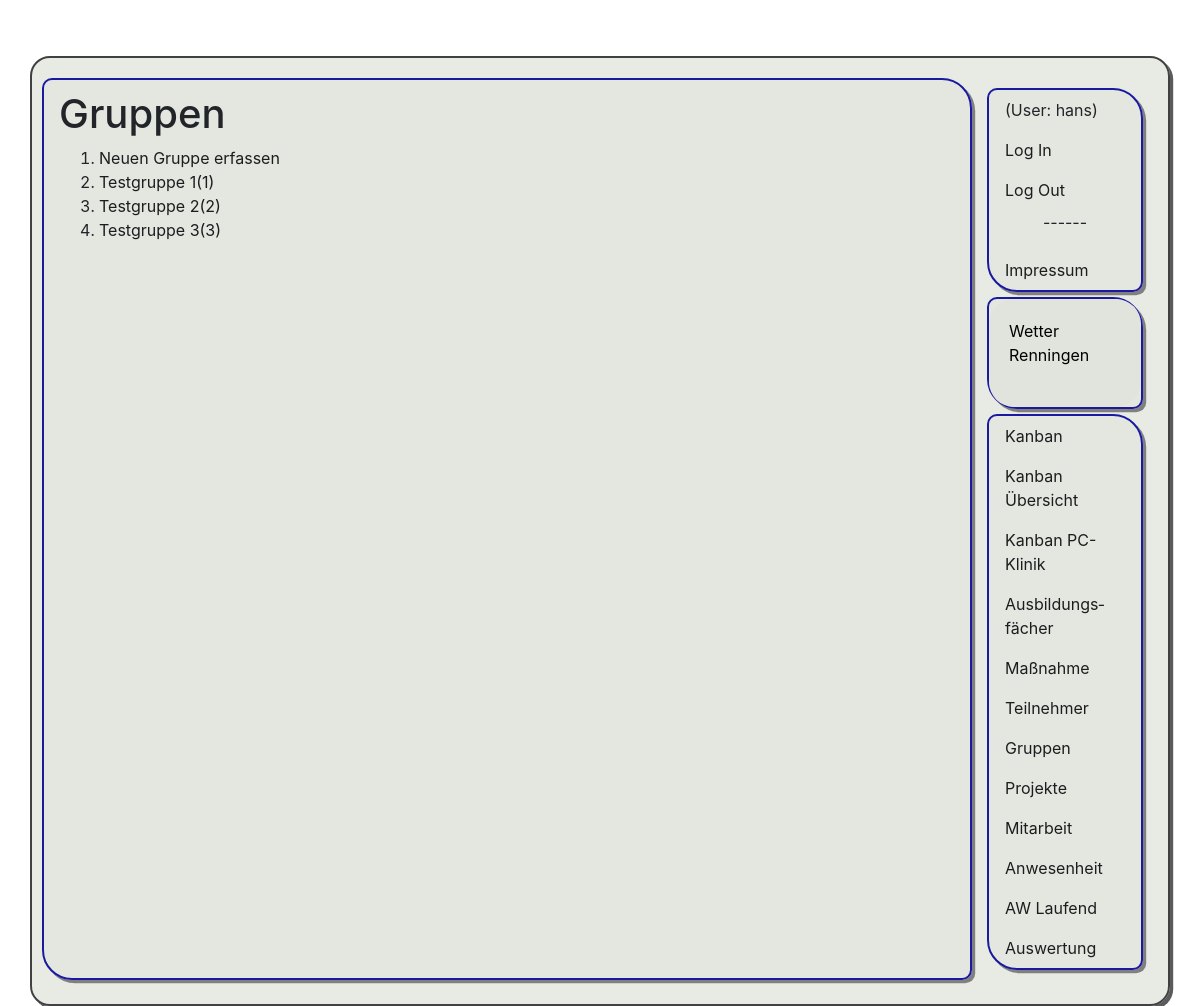
The page /pr1/grp/ (signed in) on the database its author committed.
### app1/models.py (models this page shows)
class Gruppe(models.Model):
    name = models.CharField(max_length=50)
    aktiv = models.BooleanField(default=True)
    raum = models.ForeignKey(Raum, on_delete=models.CASCADE, null=True)
    def __str__(self):
        return self.name+ "("+str(self.id)+")"
    class Meta:
        ordering = ['name']
        verbose_name_plural = "Gruppen"

### app1/views.py (the view)
# urls.py: path('grp/', views.grpAllg, name="grp"),
@permission_required('app1.view_teilnehmer')
def grpAllg(request):
    liste = Gruppe.objects.filter(aktiv=True).order_by("name")
    return render(request, 'app1/list_grp.html', {'liste': liste})

### app1/templates/app1/list_grp.html
﻿{% extends 'app1/base.html' %}
{% block h1 %}
Gruppen
{% endblock h1 %}
{% block content %}
<ol>
    <li><a href="/pr1/grp/neu">Neuen Gruppe erfassen</a></li>
    {% for zeile in liste %}
        <li><a href="/pr1/grp/{{zeile.id}}"> {{ zeile }}</a></li>
    {% endfor %}
</ol>
{% endblock content %}

### app1/templates/app1/base.html (shortened to what this page needs)
{% load static tz %}
<!doctype html>
<html lang="de">
    <head>
        <link rel="stylesheet" href="https://cdn.jsdelivr.net/npm/bootstrap@4.5.3/dist/css/bootstrap.min.css">
        <link rel="stylesheet" href="{% static 'css/styles.css' %}" />
    </head>
    <body>
        <div class="container">
            <div class="row">
                <div class="col-md-10 inhalt">
                    <h1>{% block h1 %}Überschrift{% endblock h1 %}</h1>
                    {% block content %}
                    {% endblock content %}
                </div>
                <div class="col-md-2 navi">
                    <nav class="nav flex-column">
                        <div class="nav-link"> (User: {{user}})</div>
                        <a class="nav-link gruen" href="/pr1/auth?next=/pr1/">Log In</a>
                        <a class="nav-link rot" href="/pr1/logout">Log Out</a>
                        <p class="center">------</p>
                        <a class="nav-link" href="/pr1/impress">Impres&shy;sum</a>
                    </nav>
                    <nav class="nav flex-column">
                       <div id="wcom-e00a8ce320c777a03bbe2f2a113101a4" style="border: 0px; background-color: rgb(224, 228, 220); border-radius: 25px; color: rgb(0, 0, 0);" class="wcom-default w150x150"><link rel="stylesheet" href="//cs3.wettercomassets.com/woys/5/css/w.css" media="all"><div class="wcom-city"><a style="color: #000" href="https://www.wetter.comdeutschland/renningen/DE0008793.html" target="_blank" rel="nofollow" aria-label="Wetter Berlin" title="Wetter Renningen">Wetter Renningen</a></div><div id="wcom-e00a8ce320c777a03bbe2f2a113101a4-weather"></div></div>
                    </nav>
                   <nav class="nav flex-column ">
                        <a class="nav-link active" href="/pr1/kanban/">Kanban</a>
                        <a class="nav-link" href="/pr1/kanban/all/">Kan&shy;ban Übersicht</a>
                        <a class="nav-link" href="/pr1/kanban/pck/">Kan&shy;ban PC-Klinik</a>
                        <a class="nav-link" href="/pr1/fach/">Aus&shy;bildungs&shy;fächer</a>
                        <a class="nav-link" href="/pr1/ausb/">Maß&shy;nahme</a>
                        <a class="nav-link" href="/pr1/tn/">Teil&shy;nehmer</a>
                        <a class="nav-link" href="/pr1/grp/">Grup&shy;pen</a>
                        <a class="nav-link" href="/pr1/projekte/">Pro&shy;jekte</a>
                        <a class="nav-link" href="/pr1/mitarbeit">Mit&shy;arbeit</a>
                        <a class="nav-link" href="/pr1/anwesenheit">An&shy;wesenheit</a>
                        <a class="nav-link" href="/pr1/anwesenheit/1">AW Laufend</a>
                        <a class="nav-link" href="/pr1/anwesenheit/auswertung/1">Aus&shy;wertung</a>
                    </nav>
                </div>
            </div>
        </div>
    </body>
</html>

### app1/static/css/styles.css (style rules this page uses)
.center { text-align: center; }
body { background-image: url(../pics/hintergrund1.png); height: 95vh; background-position: center; background-repeat: no-repeat; background-size: cover; }
div { padding: 10px 10px; }
.container { background-color: rgb(225, 230, 222, 0.80); border-radius: 20px 20px 20px 20px; margin-top: 2em; box-shadow: 0.2em 0.2em rgb(92, 91, 91); border: 2px solid #414144; }
.nav, .inhalt { background-color: rgba(225, 230, 222, 0.637); border: 2px solid #1b19a0; border-radius: 10px 30px 10px 30px; box-shadow: 0.2em 0.2em gray; margin-bottom: 0.3em; }
a:link, a:visited { color: rgb(29, 29, 31); }
.rot { color: red; }
.gruen { color: green; }

### rows shown on the page
Gruppe: name+id "Testgruppe 1(1)"
Gruppe: name+id "Testgruppe 2(2)"
Gruppe: name+id "Testgruppe 3(3)"

### other values the page prints
{{ user }} "hans"
